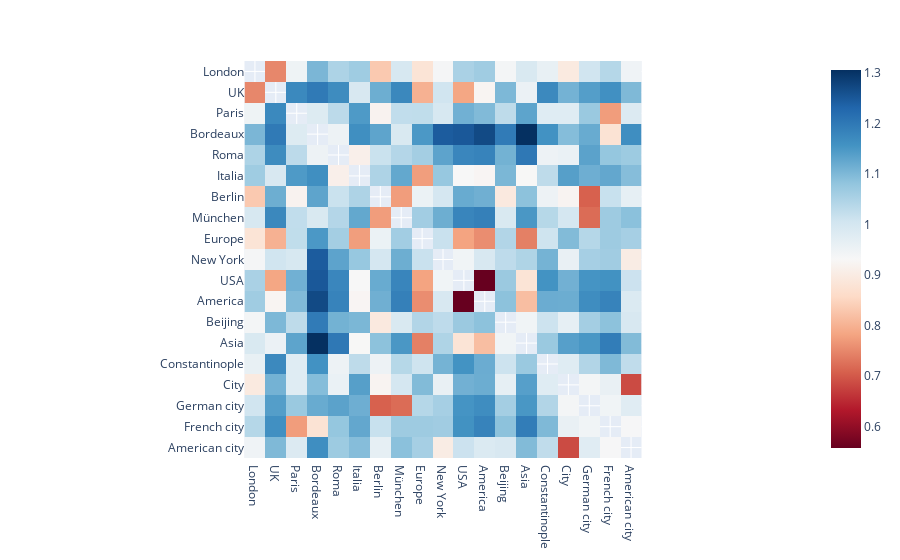

Notebook source saved alongside this figure:
### Code cell
import plotly.express as px

fig = px.imshow(dist_mat, x=df.name, y=df.name, color_continuous_scale='RdBu')

fig.show()
fig.write_html("loc_euc.html")

### Figure 1 — Plotly figure (JSON) as saved in the notebook; plotly's stock layout.template omitted (floating-point values rounded to 4 significant figures; data arrays with more than 128 entries replaced by an {"elided": "..."} marker saying what was removed)
{"data": [{"coloraxis": "coloraxis", "hovertemplate": "x: %{x}<br>y: %{y}<br>color: %{z}<extra></extra>", "type": "heatmap", "x": ["London", "UK", "Paris", "Bordeaux", "Roma", "Italia", "Berlin", "München", "Europe", "New York", "USA", "America", "Beijing", "Asia", "Constantinople", "City", "German city", "French city", "American city"], "y": ["London", "UK", "Paris", "Bordeaux", "Roma", "Italia", "Berlin", "München", "Europe", "New York", "USA", "America", "Beijing", "Asia", "Constantinople", "City", "German city", "French city", "American city"], "z": {"elided": "19x19 float values"}}], "layout": {"coloraxis": {"colorscale": [[0, "rgb(103,0,31)"], [0.1, "rgb(178,24,43)"], [0.2, "rgb(214,96,77)"], [0.3, "rgb(244,165,130)"], [0.4, "rgb(253,219,199)"], [0.5, "rgb(247,247,247)"], [0.6, "rgb(209,229,240)"], [0.7, "rgb(146,197,222)"], [0.8, "rgb(67,147,195)"], [0.9, "rgb(33,102,172)"], [1, "rgb(5,48,97)"]]}, "margin": {"t": 60}, "xaxis": {"constrain": "domain", "scaleanchor": "y"}, "yaxis": {"autorange": "reversed", "constrain": "domain"}}}
